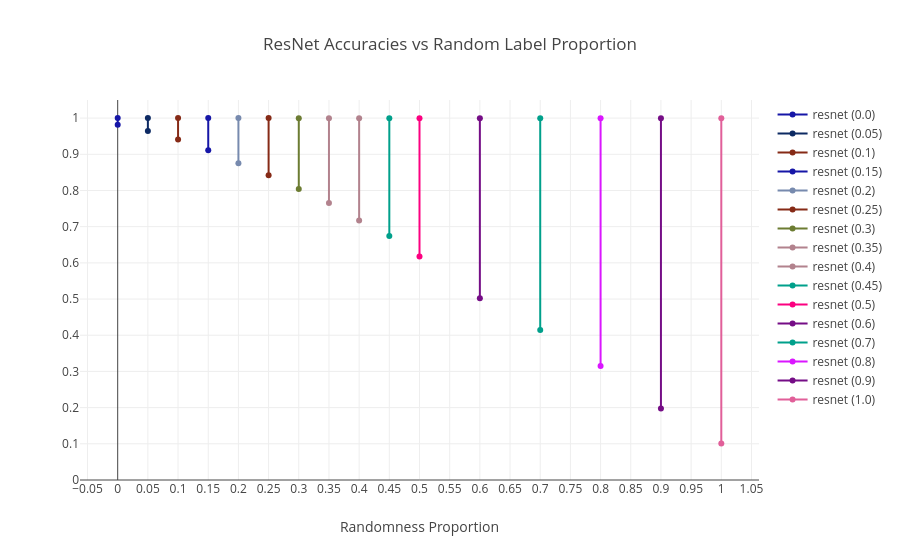

Here is the notebook cell this chart was saved with:
### Code cell
resnet = full_data[(full_data["model"].str.contains("resnet")) & (full_data["split"] == "trainUval")].copy()

resnet["layer_idx"] = resnet["layer"].apply(lambda x: layer_order['resnet'].index(x))
resnet.sort_values("layer_idx", inplace=True)

resnet_accs = resnet[(resnet["layer"] == "a1") & (resnet["dataset"].str.contains("-r"))][["dataset", "model", "train_acc", "val_acc"]]
resnet_accs["random_prop"] = resnet_accs["dataset"].apply(lambda x: float(x.split("-r")[1]))
resnet_accs.sort_values("random_prop", inplace=True)

fig = make_subplots()
for i, row in resnet_accs.iterrows():
    color = color_seq[i % len(color_seq)]
    fig.add_trace(go.Scatter(x=[row["random_prop"], row["random_prop"]], y=[row["train_acc"], row["val_acc"]], mode="lines+markers", line = dict(color=color), name=f"{row['model']} ({row['random_prop']})"))
    
fig.update_layout(title="ResNet Accuracies vs Random Label Proportion")
fig.update_xaxes(title_text="Randomness Proportion", nticks=23)
fig.update_yaxes(range=[0.0, 1.05], nticks=20)

### Figure 1 — Plotly figure (JSON) as saved in the notebook; plotly's stock layout.template omitted (floating-point values rounded to 4 significant figures)
{"data": [{"line": {"color": "#1616A7"}, "mode": "lines+markers", "name": "resnet (0.0)", "type": "scatter", "x": [0, 0], "y": [1, 0.9813]}, {"line": {"color": "#0D2A63"}, "mode": "lines+markers", "name": "resnet (0.05)", "type": "scatter", "x": [0.05, 0.05], "y": [1.0, 0.9641]}, {"line": {"color": "#862A16"}, "mode": "lines+markers", "name": "resnet (0.1)", "type": "scatter", "x": [0.1, 0.1], "y": [1.0, 0.941]}, {"line": {"color": "#1616A7"}, "mode": "lines+markers", "name": "resnet (0.15)", "type": "scatter", "x": [0.15, 0.15], "y": [1, 0.9112]}, {"line": {"color": "#778AAE"}, "mode": "lines+markers", "name": "resnet (0.2)", "type": "scatter", "x": [0.2, 0.2], "y": [1, 0.8754]}, {"line": {"color": "#862A16"}, "mode": "lines+markers", "name": "resnet (0.25)", "type": "scatter", "x": [0.25, 0.25], "y": [1.0, 0.8423]}, {"line": {"color": "#6C7C32"}, "mode": "lines+markers", "name": "resnet (0.3)", "type": "scatter", "x": [0.3, 0.3], "y": [0.9999, 0.8042]}, {"line": {"color": "#B2828D"}, "mode": "lines+markers", "name": "resnet (0.35)", "type": "scatter", "x": [0.35, 0.35], "y": [0.9998, 0.7655]}, {"line": {"color": "#B2828D"}, "mode": "lines+markers", "name": "resnet (0.4)", "type": "scatter", "x": [0.4, 0.4], "y": [0.9999, 0.7172]}, {"line": {"color": "#00A08B"}, "mode": "lines+markers", "name": "resnet (0.45)", "type": "scatter", "x": [0.45, 0.45], "y": [0.9999, 0.6743]}, {"line": {"color": "#FC0080"}, "mode": "lines+markers", "name": "resnet (0.5)", "type": "scatter", "x": [0.5, 0.5], "y": [0.9999, 0.6176]}, {"line": {"color": "#750D86"}, "mode": "lines+markers", "name": "resnet (0.6)", "type": "scatter", "x": [0.6, 0.6], "y": [0.9996, 0.502]}, {"line": {"color": "#00A08B"}, "mode": "lines+markers", "name": "resnet (0.7)", "type": "scatter", "x": [0.7, 0.7], "y": [0.9993, 0.4144]}, {"line": {"color": "#DA16FF"}, "mode": "lines+markers", "name": "resnet (0.8)", "type": "scatter", "x": [0.8, 0.8], "y": [0.9995, 0.3153]}, {"line": {"color": "#750D86"}, "mode": "lines+markers", "name": "resnet (0.9)", "type": "scatter", "x": [0.9, 0.9], "y": [0.9998, 0.1979]}, {"line": {"color": "#E15F99"}, "mode": "lines+markers", "name": "resnet (1.0)", "type": "scatter", "x": [1, 1], "y": [0.9997, 0.1008]}], "layout": {"title": {"text": "ResNet Accuracies vs Random Label Proportion"}, "xaxis": {"anchor": "y", "domain": [0, 1], "nticks": 23, "title": {"text": "Randomness Proportion"}}, "yaxis": {"anchor": "x", "domain": [0, 1], "nticks": 20, "range": [0, 1.05]}}}
